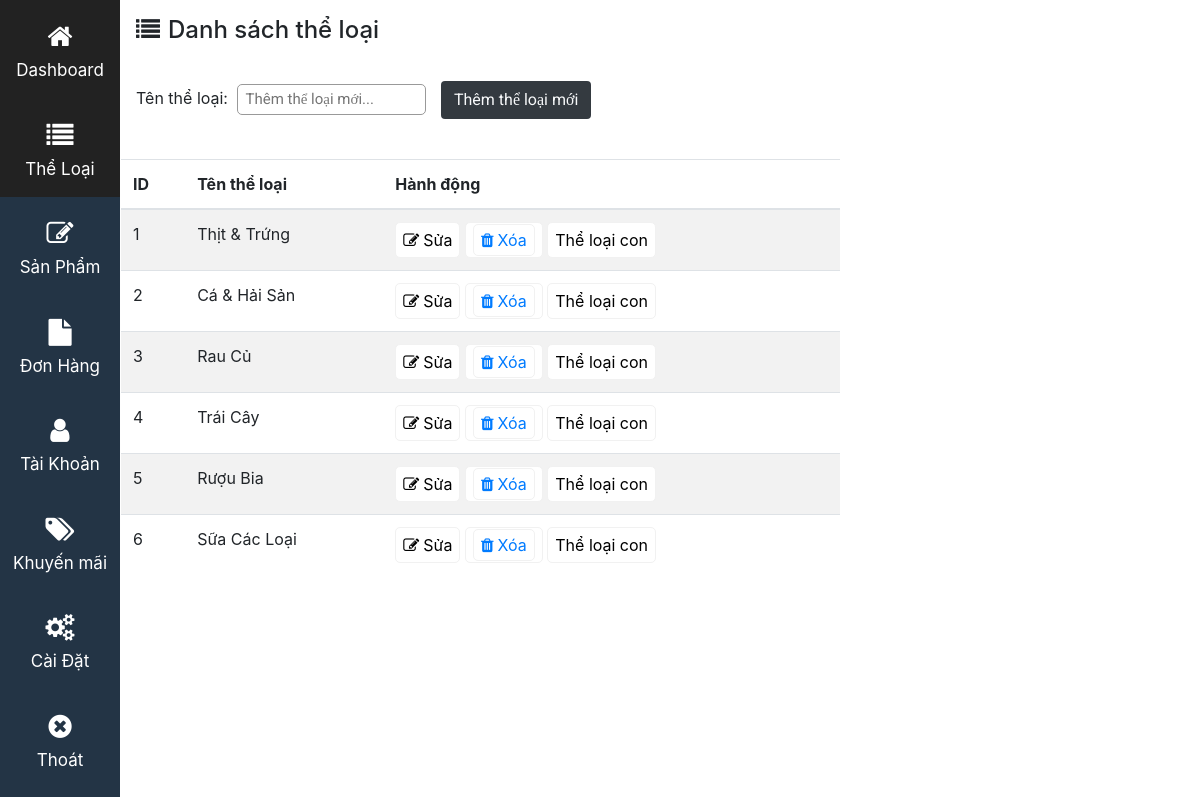
Page /Admin/?menu=theloai (signed in) on the committed database.
### tables this page shows
CREATE TABLE IF NOT EXISTS `theloai` (
  `maTL` int(11) NOT NULL AUTO_INCREMENT,
  `tenTL` varchar(30) NOT NULL,
  PRIMARY KEY (`maTL`)
);

### Admin/chucnang/theloai/theloai.php (the view, shortened to what this page needs)
<?php include('./chucnang/connect.php');?>
<div id="trang-tl">
<h4><i class="fa fa-list mr-2 my-3"></i>Danh sách thể loại</h4>
<form action="chucnang/theloai/themtl.php" method="post">
	<label>Tên thể loại:</label>
	<input type="text" name="ten" size="20" placeholder="Thêm thể loại mới..." required/>
	<input type="submit" name="themvao" class="btn my-3 bg-dark text-light" value="Thêm thể loại mới"/>
</form>
<div class="row" id="theloaichinh">
	<table class="table table-striped col-8">
	   <thead>
	      <tr>
	         <th>ID</th>
	         <th>Tên thể loại</th>
	         <th>Hành động</th>
	      </tr>
	   </thead>
	   <?php
	      $dstl = $conn->prepare("select * from theloai");
	      $dstl->execute();
	      while($row=$dstl->fetch(PDO::FETCH_ASSOC) ){
	      		echo "<tr>";
	      		echo "<td>".$row["maTL"]."</td>";
	      		echo "<td id='".$row["maTL"]."'>".$row["tenTL"]."</td>";
	      ?>
	      		<td>
		         	<button onclick="sua('<?php echo $row['maTL'];?>')"><i class="fa fa-edit mr-1"></i>Sửa</button>
		         	<button><a class="xoa" href="chucnang/theloai/xoatl.php?maTL=<?php echo $row['maTL'];?>"onclick="return confirm('Ban co chac chan khong?');"><i class="fa fa-trash mr-1"></i>Xóa</a></button>
					<button  data-toggle="modal" data-target="#myModal" onclick="theloaicon('<?php echo $row['maTL'];?>')">
		         		Thể loại con
		         	</button>
	         </td>
	         <?php
	      		echo "</tr>";
	      	}
	       ?>
	</table>
</div>
		<br>
	</div>
</div>

### Admin/style.css (style rules this page uses)
* { padding: 0; margin: 0; }
input, input:active, input:focus { outline: 0; outline-style: none; outline-width: 0; }
button, button:active, button:focus { outline: 0; outline-style: none; outline-width: 0; }
input { background-color: #fff; font-family: Roboto; font-size: 15px; font-weight: 400; margin: 5px; padding: 3px 7px; text-overflow: ellipsis; border: 1px solid #999; border-radius: 5px; color: #000; }
#theloaichinh td button,#theloaichinh .xoa { border: 1px solid #f1f1f1; background: #fff; padding: 5px 7px; border-radius: 5px; cursor: pointer; transition: 0.5s }

### rows in the picture
theloai: maTL "1", tenTL "Thịt & Trứng"
theloai: maTL "2", tenTL "Cá & Hải Sản"
theloai: maTL "3", tenTL "Rau Củ"
theloai: maTL "4", tenTL "Trái Cây"
theloai: maTL "5", tenTL "Rượu Bia"
theloai: maTL "6", tenTL "Sữa Các Loại"
